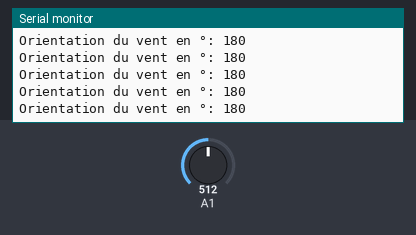
Simulated run of this sketch. Board: Arduino Uno, built with avr-gcc and run on an emulated ATmega328P. Parts: the last lines printed to the serial monitor. The test bench sets the inputs (shaded band); at power-on: A1 = 512.

Above: at 1.2 s.
1.3 s: A1 set to 728
At 2.3 s:
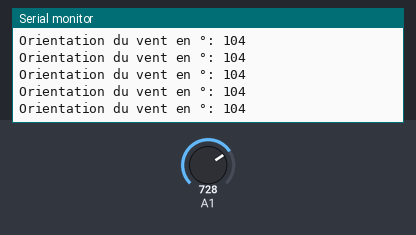
4.3 s: A1 set to 748
At 4.8 s:
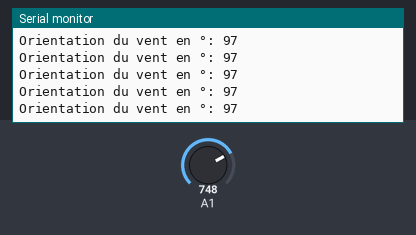
16.3 s: A1 set to 292
At 17.2 s:
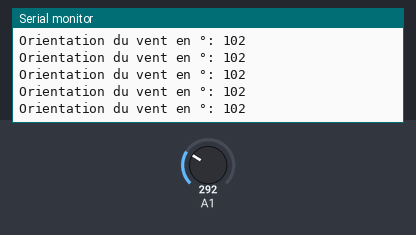
19.3 s: A1 set to 272
At 20.0 s:
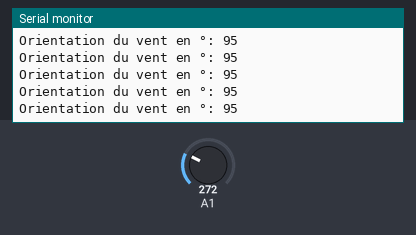
Timing chart, 0 to 22.3 s (numbered marks = the images above; inputs shaded):
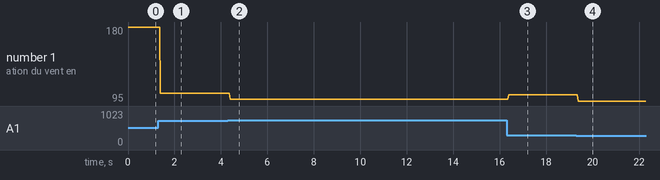

The sketch:

Girouette.ino
```cpp
int broche = 1;
int OrVent = 0;


void setup() {
  Serial.begin(9600);

}

void loop() {
  // put your main code here, to run repeatedly:
  OrVent = LectureOrVent(broche);
  Serial.print("Orientation du vent en °: ");
  Serial.println(OrVent);

}


int LectureOrVent(int Broche) {
  int angle = 0;
  int val = analogRead(Broche);
  if (val > 512) angle = -(val) * 0.3516 + 360;
  else angle = val * 0.3516;
  return angle;

}
```

Measured:
- after the input at 1.3 s, the serial monitor: prints a new line after 0.10 s (image 1)
- after the input at 4.3 s, the serial monitor: prints a new line after 0.09 s (image 2)
- after the input at 16.3 s, the serial monitor: prints a new line after 0.09 s (image 3)
- after the input at 19.3 s, the serial monitor: prints a new line after 0.08 s (image 4)
- plotted number 1: 180 → 104 after the input at 1.3 s, 104 → 97 after the input at 4.3 s, 97 → 102 after the input at 16.3 s, 102 → 95 after the input at 19.3 s
